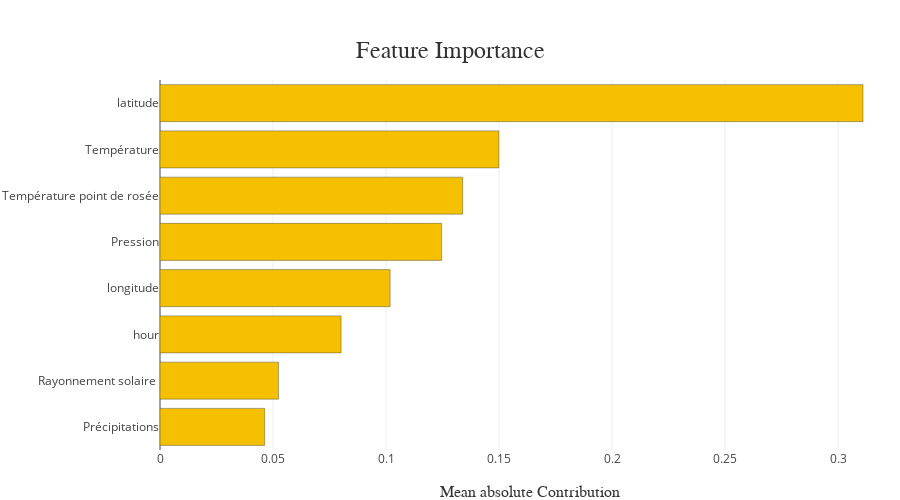

Notebook code cell kept with this figure:
### Code cell
xpl.plot.features_importance()

### Figure 1 — Plotly figure (JSON) as saved in the notebook; plotly's stock layout.template omitted (floating-point values rounded to 4 significant figures)
{"data": [{"customdata": ["Précipitations", "Rayonnement solaire ", "hour", "longitude", "Pression", "Température point de rosée", "Température", "latitude"], "hovertemplate": "Feature: %{customdata}<br />Contribution: %{x:.4f}<extra></extra>", "marker": {"color": ["rgba(244, 192, 0, 1.0)", "rgba(244, 192, 0, 1.0)", "rgba(244, 192, 0, 1.0)", "rgba(244, 192, 0, 1.0)", "rgba(244, 192, 0, 1.0)", "rgba(244, 192, 0, 1.0)", "rgba(244, 192, 0, 1.0)", "rgba(244, 192, 0, 1.0)"], "line": {"color": "rgba(52, 55, 54, 0.8)", "width": 0.5}}, "name": "Global", "orientation": "h", "type": "bar", "x": [0.0463, 0.0524, 0.0801, 0.1018, 0.1246, 0.1339, 0.1499, 0.311], "y": ["Précipitations", "Rayonnement solaire ", "hour", "longitude", "Pression", "Température point de rosée", "Température", "latitude"]}], "layout": {"autosize": false, "barmode": "group", "height": 500, "hovermode": "closest", "margin": {"b": 50, "l": 160, "r": 0, "t": 80}, "title": {"font": {"color": "rgb(50, 50, 50)", "family": "Arial", "size": 24}, "text": "Feature Importance", "x": 0.5, "xanchor": "center", "y": 0.9, "yanchor": "middle"}, "width": 900, "xaxis": {"title": {"font": {"color": "rgb(50, 50, 50)", "family": "Arial Black", "size": 16}, "text": "Mean absolute Contribution"}}, "yaxis": {"automargin": true, "dtick": 1, "tickmode": "array", "ticktext": ["Précipitations", "Rayonnement solaire ", "hour", "longitude", "Pression", "Température point de rosée", "Température", "latitude"], "tickvals": ["Précipitations", "Rayonnement solaire ", "hour", "longitude", "Pression", "Température point de rosée", "Température", "latitude"], "title": {"font": {"color": "rgb(50, 50, 50)", "family": "Arial Black", "size": 16}}}}}
